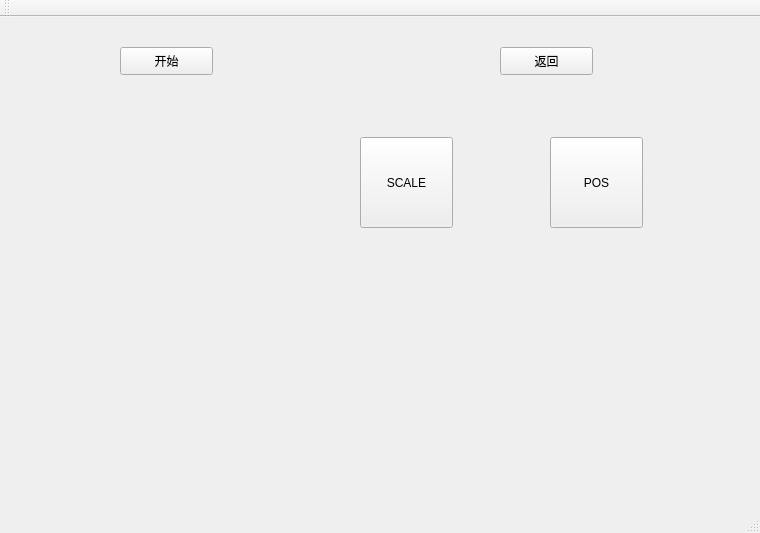
<?xml version="1.0" encoding="UTF-8"?>
<ui version="4.0">
 <class>MainWindow</class>
 <widget class="QMainWindow" name="MainWindow">
  <property name="geometry">
   <rect>
    <x>0</x>
    <y>0</y>
    <width>760</width>
    <height>533</height>
   </rect>
  </property>
  <property name="windowTitle">
   <string>MainWindow</string>
  </property>
  <widget class="QWidget" name="centralWidget">
   <widget class="QPushButton" name="pushButton">
    <property name="geometry">
     <rect>
      <x>120</x>
      <y>30</y>
      <width>93</width>
      <height>28</height>
     </rect>
    </property>
    <property name="text">
     <string>开始</string>
    </property>
   </widget>
   <widget class="QPushButton" name="pushButton_2">
    <property name="geometry">
     <rect>
      <x>500</x>
      <y>30</y>
      <width>93</width>
      <height>28</height>
     </rect>
    </property>
    <property name="text">
     <string>返回</string>
    </property>
   </widget>
   <widget class="QPushButton" name="scaleButton">
    <property name="geometry">
     <rect>
      <x>360</x>
      <y>120</y>
      <width>93</width>
      <height>91</height>
     </rect>
    </property>
    <property name="text">
     <string>SCALE</string>
    </property>
   </widget>
   <widget class="QPushButton" name="posButton">
    <property name="geometry">
     <rect>
      <x>550</x>
      <y>120</y>
      <width>93</width>
      <height>91</height>
     </rect>
    </property>
    <property name="text">
     <string>POS</string>
    </property>
   </widget>
  </widget>
  <widget class="QMenuBar" name="menuBar">
   <property name="geometry">
    <rect>
     <x>0</x>
     <y>0</y>
     <width>760</width>
     <height>26</height>
    </rect>
   </property>
  </widget>
  <widget class="QToolBar" name="mainToolBar">
   <attribute name="toolBarArea">
    <enum>TopToolBarArea</enum>
   </attribute>
   <attribute name="toolBarBreak">
    <bool>false</bool>
   </attribute>
  </widget>
  <widget class="QStatusBar" name="statusBar"/>
 </widget>
 <layoutdefault spacing="6" margin="11"/>
 <resources/>
 <connections/>
</ui>
